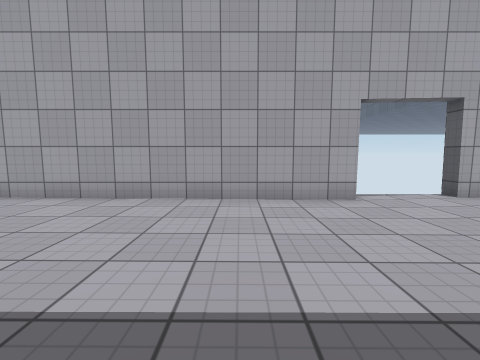
[1] (above)

16 first-person views from a walk through a 3-D level made in the Unity game engine. The camera is 1.2 m above the floor, tilts 6° down and sees 90° across. Doors are open. The floor is counted in squares, 1.04 m on a side. Each view is taken from the middle of a square. On the plan, view 1 faces up. The plan holds only what a view shows up to about 12 squares ahead; the rest is blank. The place goes on beyond the plan. The player is left out. Surface patterns are stand-ins for the level's own textures.

[2]
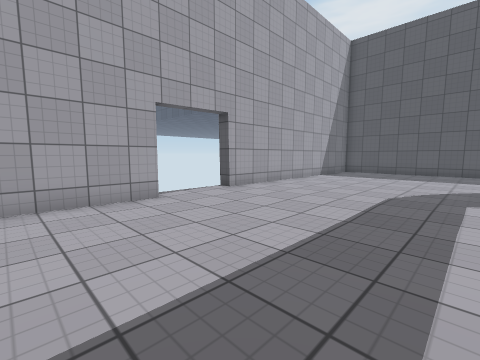

[3]
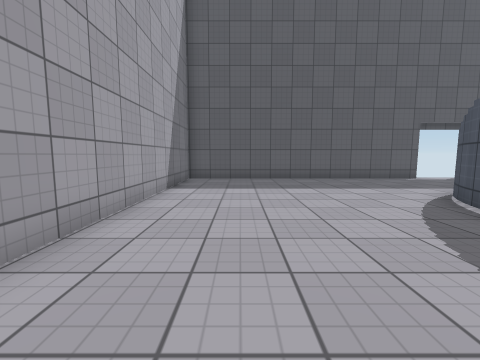

[4]
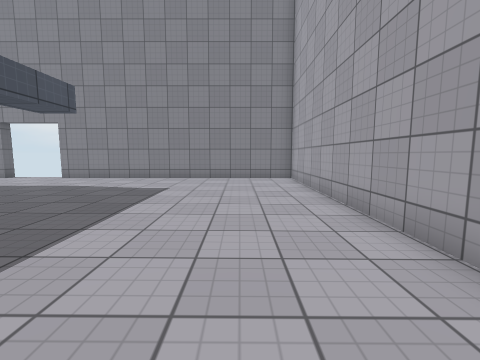

[5]
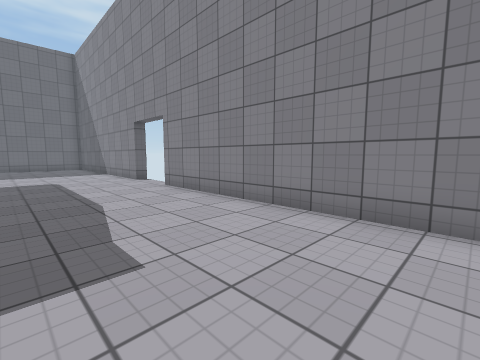

[6]
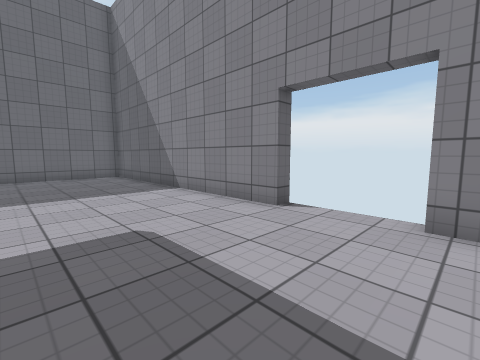

[7]
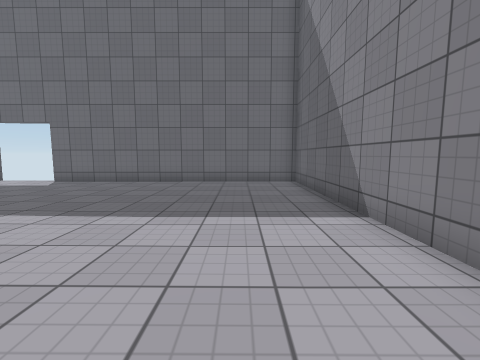

[8]
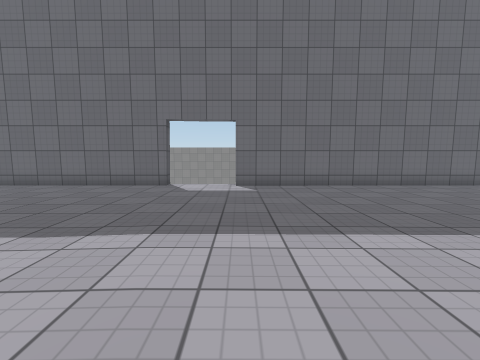

[9]
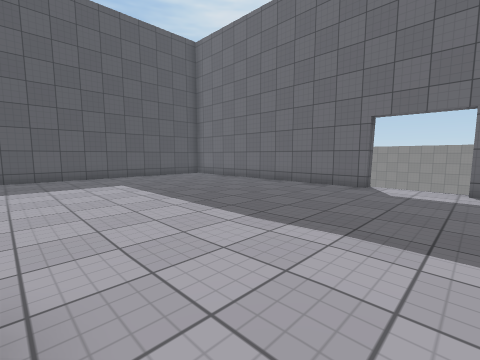

[10]
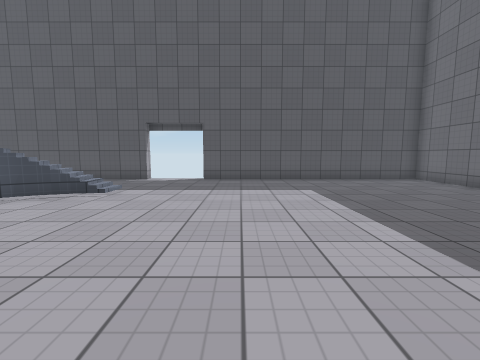

[11]
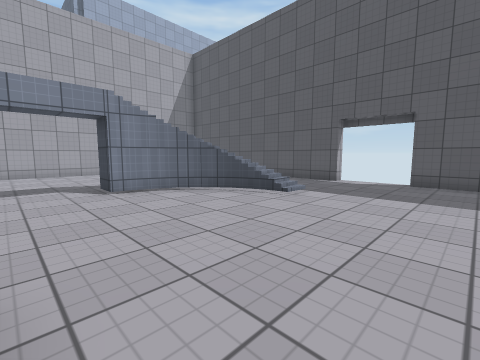

[12]
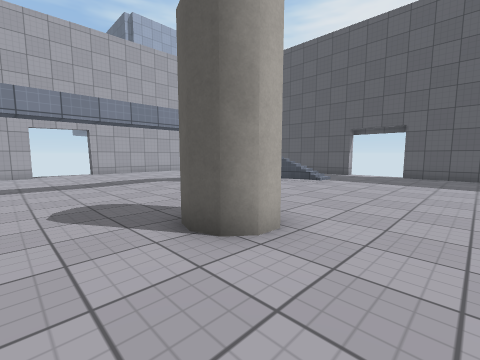

[13]
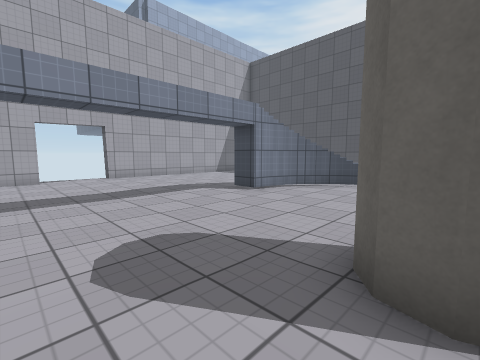

[14]
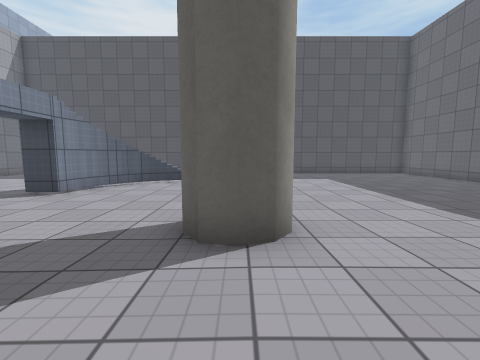

[15]
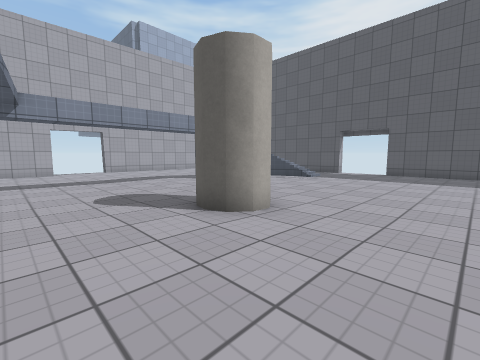

[16]
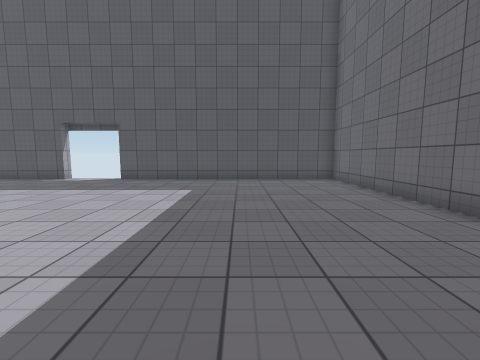

### Floor plan
Points are (right, up) in squares from view 1. A wall is a line through its corners. A room is listed if a view was taken in it or the views show most of it. See-through windows are left out.
Room 1 (views 1, 2, 3, 4, 5, 6, 7, 8, 9, 10, 11, 12, 13, 14, 15, 16)
walls: (5.1, -7.8) (4.6, -7.8) (4.1, -7.5) (4, -7) (4.1, -6.4) (4.6, -6.1); (8.6, -1.5) (8.1, -1.5); (9.5, -1.7) (8.9, -1.5); (10.9, -2.6) (10.5, -2.3); (11.3, -3.2) (10.7, -2.4) (9.9, -1.9); (-7.4, -7.2) (-7.4, -17.5) (3.2, -17.5); (5.9, -17.5) (16.6, -17.5) (16.6, -7.2); (3.2, 6.5) (-7.4, 6.5) (-7.4, -4.6); (16.6, -4.5) (16.6, 6.5) (5.9, 6.5)
ways out: open door at (-7.5, -6); open door at (17, -6); gap at (4.5, -18); gap at (4.5, 7); gap at (8, -1)

Where each view was taken, in squares from view 1:
view 1: 0 up, 0 right, facing up
view 2: 0 up, 0 right, facing up-right
view 3: 4 up, 5 right, facing right
view 4: 4 up, 4 right, facing left
view 5: 4 up, 3 left, facing down-left
view 6: 4 down, 3 left, facing down-left
view 7: 7 down, 5 left, facing down
view 8: 8 down, 3 right, facing down
view 9: 8 down, 3 right, facing down-right
view 10: 9 down, 5 right, facing right
view 11: 9 down, 6 right, facing up-right
view 12: 10 down, 2 right, facing up-right
view 13: 7 down, 2 right, facing up-right
view 14: 7 down, 1 right, facing right
view 15: 11 down, 1 right, facing up-right
view 16: 13 down, 5 right, facing right
